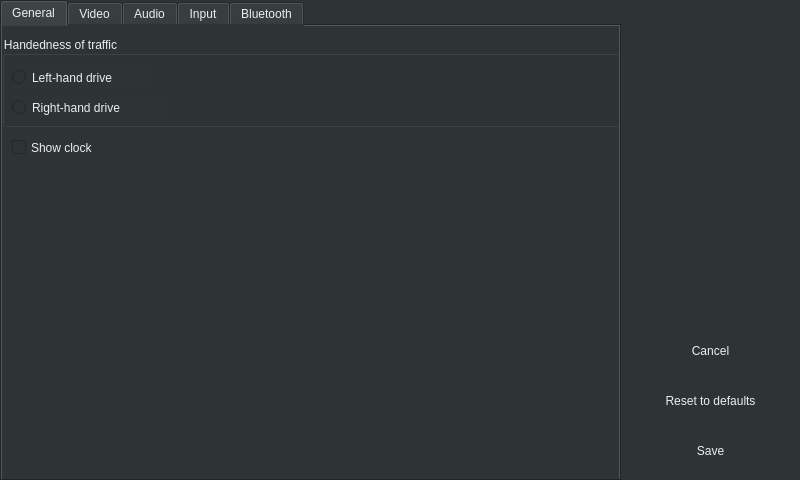
<?xml version="1.0" encoding="UTF-8"?>
<ui version="4.0">
 <class>SettingsWindow</class>
 <widget class="QWidget" name="SettingsWindow">
  <property name="geometry">
   <rect>
    <x>0</x>
    <y>0</y>
    <width>800</width>
    <height>480</height>
   </rect>
  </property>
  <property name="minimumSize">
   <size>
    <width>800</width>
    <height>480</height>
   </size>
  </property>
  <property name="maximumSize">
   <size>
    <width>1920</width>
    <height>1080</height>
   </size>
  </property>
  <property name="windowTitle">
   <string>Settings</string>
  </property>
  <property name="styleSheet">
   <string notr="true">background-color: rgb(46, 52, 54);
color: rgb(238, 238, 236);</string>
  </property>
  <widget class="QPushButton" name="pushButtonSave">
   <property name="geometry">
    <rect>
     <x>630</x>
     <y>430</y>
     <width>161</width>
     <height>41</height>
    </rect>
   </property>
   <property name="text">
    <string>Save</string>
   </property>
   <property name="autoDefault">
    <bool>false</bool>
   </property>
   <property name="flat">
    <bool>true</bool>
   </property>
  </widget>
  <widget class="QPushButton" name="pushButtonCancel">
   <property name="geometry">
    <rect>
     <x>630</x>
     <y>330</y>
     <width>161</width>
     <height>41</height>
    </rect>
   </property>
   <property name="text">
    <string>Cancel</string>
   </property>
   <property name="autoDefault">
    <bool>false</bool>
   </property>
   <property name="default">
    <bool>false</bool>
   </property>
   <property name="flat">
    <bool>true</bool>
   </property>
  </widget>
  <widget class="QTabWidget" name="tabWidget">
   <property name="geometry">
    <rect>
     <x>0</x>
     <y>0</y>
     <width>621</width>
     <height>481</height>
    </rect>
   </property>
   <property name="currentIndex">
    <number>0</number>
   </property>
   <widget class="QWidget" name="tabGeneral">
    <attribute name="title">
     <string>General</string>
    </attribute>
    <widget class="QGroupBox" name="groupBoxHandenessOfTraffic">
     <property name="geometry">
      <rect>
       <x>0</x>
       <y>10</y>
       <width>621</width>
       <height>91</height>
      </rect>
     </property>
     <property name="title">
      <string>Handedness of traffic</string>
     </property>
     <widget class="QRadioButton" name="radioButtonLeftHandDrive">
      <property name="geometry">
       <rect>
        <x>10</x>
        <y>30</y>
        <width>141</width>
        <height>23</height>
       </rect>
      </property>
      <property name="text">
       <string>Left-hand drive</string>
      </property>
     </widget>
     <widget class="QRadioButton" name="radioButtonRightHandDrive">
      <property name="geometry">
       <rect>
        <x>10</x>
        <y>60</y>
        <width>151</width>
        <height>23</height>
       </rect>
      </property>
      <property name="text">
       <string>Right-hand drive</string>
      </property>
     </widget>
    </widget>
    <widget class="QCheckBox" name="checkBoxShowClock">
     <property name="geometry">
      <rect>
       <x>10</x>
       <y>110</y>
       <width>111</width>
       <height>23</height>
      </rect>
     </property>
     <property name="text">
      <string>Show clock</string>
     </property>
    </widget>
   </widget>
   <widget class="QWidget" name="tabVideo">
    <attribute name="title">
     <string>Video</string>
    </attribute>
    <widget class="QGroupBox" name="groupBoxResolution">
     <property name="geometry">
      <rect>
       <x>0</x>
       <y>80</y>
       <width>621</width>
       <height>141</height>
      </rect>
     </property>
     <property name="title">
      <string>Resolution</string>
     </property>
     <widget class="QRadioButton" name="radioButton480p">
      <property name="geometry">
       <rect>
        <x>10</x>
        <y>30</y>
        <width>71</width>
        <height>23</height>
       </rect>
      </property>
      <property name="text">
       <string>480p</string>
      </property>
     </widget>
     <widget class="QRadioButton" name="radioButton720p">
      <property name="geometry">
       <rect>
        <x>120</x>
        <y>30</y>
        <width>71</width>
        <height>23</height>
       </rect>
      </property>
      <property name="text">
       <string>720p</string>
      </property>
     </widget>
     <widget class="QRadioButton" name="radioButton1080p">
      <property name="geometry">
       <rect>
        <x>230</x>
        <y>30</y>
        <width>81</width>
        <height>23</height>
       </rect>
      </property>
      <property name="text">
       <string>1080p</string>
      </property>
     </widget>
     <widget class="QLabel" name="labelResolutionWarning">
      <property name="geometry">
       <rect>
        <x>50</x>
        <y>60</y>
        <width>561</width>
        <height>71</height>
       </rect>
      </property>
      <property name="text">
       <string>&lt;html&gt;&lt;head/&gt;&lt;body&gt;&lt;p align=&quot;justify&quot;&gt;&lt;span style=&quot; font-style:italic;&quot;&gt;720p and 1080p must be activated in hidden Developer settings of Android Auto application.&lt;/span&gt;&lt;/p&gt;&lt;/body&gt;&lt;/html&gt;</string>
      </property>
      <property name="wordWrap">
       <bool>true</bool>
      </property>
      <property name="margin">
       <number>10</number>
      </property>
     </widget>
     <widget class="QLabel" name="labelResolutionWarningIcon">
      <property name="geometry">
       <rect>
        <x>20</x>
        <y>60</y>
        <width>31</width>
        <height>71</height>
       </rect>
      </property>
      <property name="text">
       <string>&lt;html&gt;&lt;head/&gt;&lt;body&gt;&lt;p align=&quot;justify&quot;&gt;&lt;img src=&quot;:/ico_warning.png&quot;/&gt;&lt;/p&gt;&lt;/body&gt;&lt;/html&gt;</string>
      </property>
     </widget>
    </widget>
    <widget class="QGroupBox" name="groupBoxFrameRate">
     <property name="geometry">
      <rect>
       <x>0</x>
       <y>10</y>
       <width>621</width>
       <height>61</height>
      </rect>
     </property>
     <property name="title">
      <string>Frame rate</string>
     </property>
     <widget class="QRadioButton" name="radioButton60FPS">
      <property name="geometry">
       <rect>
        <x>120</x>
        <y>30</y>
        <width>81</width>
        <height>23</height>
       </rect>
      </property>
      <property name="text">
       <string>60 FPS</string>
      </property>
     </widget>
     <widget class="QRadioButton" name="radioButton30FPS">
      <property name="geometry">
       <rect>
        <x>10</x>
        <y>30</y>
        <width>81</width>
        <height>23</height>
       </rect>
      </property>
      <property name="text">
       <string>30 FPS</string>
      </property>
     </widget>
    </widget>
    <widget class="QGroupBox" name="groupBoxOmxLayerIndex">
     <property name="geometry">
      <rect>
       <x>0</x>
       <y>230</y>
       <width>621</width>
       <height>121</height>
      </rect>
     </property>
     <property name="title">
      <string>Display</string>
     </property>
     <widget class="QLabel" name="labelOmxLayerIndex">
      <property name="geometry">
       <rect>
        <x>10</x>
        <y>40</y>
        <width>91</width>
        <height>21</height>
       </rect>
      </property>
      <property name="text">
       <string>Layer index:</string>
      </property>
     </widget>
     <widget class="QLabel" name="labelBluetoothAddressFormatInfo_2">
      <property name="geometry">
       <rect>
        <x>60</x>
        <y>80</y>
        <width>311</width>
        <height>31</height>
       </rect>
      </property>
      <property name="text">
       <string>&lt;html&gt;&lt;head/&gt;&lt;body&gt;&lt;p&gt;&lt;span style=&quot; font-size:10pt; font-style:italic;&quot;&gt;OMX Layer is used only in case of OMX video output.&lt;/span&gt;&lt;/p&gt;&lt;/body&gt;&lt;/html&gt;</string>
      </property>
     </widget>
     <widget class="QLabel" name="labelBluetoothAddressFormatInfoIcon_2">
      <property name="geometry">
       <rect>
        <x>30</x>
        <y>80</y>
        <width>21</width>
        <height>31</height>
       </rect>
      </property>
      <property name="text">
       <string>&lt;html&gt;&lt;head/&gt;&lt;body&gt;&lt;p&gt;&lt;img src=&quot;:/ico_info.png&quot;/&gt;&lt;/p&gt;&lt;/body&gt;&lt;/html&gt;</string>
      </property>
     </widget>
     <widget class="QSpinBox" name="spinBoxOmxLayerIndex">
      <property name="geometry">
       <rect>
        <x>100</x>
        <y>30</y>
        <width>71</width>
        <height>41</height>
       </rect>
      </property>
     </widget>
     <widget class="QLabel" name="labelVideoMarginWidth">
      <property name="geometry">
       <rect>
        <x>200</x>
        <y>40</y>
        <width>101</width>
        <height>21</height>
       </rect>
      </property>
      <property name="text">
       <string>Margin width:</string>
      </property>
     </widget>
     <widget class="QSpinBox" name="spinBoxVideoMarginWidth">
      <property name="geometry">
       <rect>
        <x>310</x>
        <y>30</y>
        <width>71</width>
        <height>41</height>
       </rect>
      </property>
      <property name="maximum">
       <number>99999</number>
      </property>
     </widget>
     <widget class="QLabel" name="labelVideoMarginHeight">
      <property name="geometry">
       <rect>
        <x>410</x>
        <y>40</y>
        <width>111</width>
        <height>21</height>
       </rect>
      </property>
      <property name="text">
       <string>Margin height:</string>
      </property>
     </widget>
     <widget class="QSpinBox" name="spinBoxVideoMarginHeight">
      <property name="geometry">
       <rect>
        <x>520</x>
        <y>30</y>
        <width>71</width>
        <height>41</height>
       </rect>
      </property>
      <property name="maximum">
       <number>99999</number>
      </property>
     </widget>
    </widget>
    <widget class="QGroupBox" name="groupBoxScreenDPI">
     <property name="geometry">
      <rect>
       <x>0</x>
       <y>360</y>
       <width>621</width>
       <height>81</height>
      </rect>
     </property>
     <property name="title">
      <string>Screen DPI</string>
     </property>
     <widget class="QLabel" name="labelScreenDPIValue">
      <property name="geometry">
       <rect>
        <x>570</x>
        <y>40</y>
        <width>41</width>
        <height>31</height>
       </rect>
      </property>
      <property name="text">
       <string>400</string>
      </property>
     </widget>
     <widget class="QSlider" name="horizontalSliderScreenDPI">
      <property name="geometry">
       <rect>
        <x>20</x>
        <y>40</y>
        <width>531</width>
        <height>31</height>
       </rect>
      </property>
      <property name="maximum">
       <number>400</number>
      </property>
      <property name="orientation">
       <enum>Qt::Horizontal</enum>
      </property>
     </widget>
    </widget>
   </widget>
   <widget class="QWidget" name="tabAudio">
    <attribute name="title">
     <string>Audio</string>
    </attribute>
    <widget class="QGroupBox" name="groupBoxAudioChannels">
     <property name="geometry">
      <rect>
       <x>-1</x>
       <y>10</y>
       <width>621</width>
       <height>111</height>
      </rect>
     </property>
     <property name="title">
      <string>Audio channels</string>
     </property>
     <widget class="QCheckBox" name="checkBoxMusicAudioChannel">
      <property name="geometry">
       <rect>
        <x>10</x>
        <y>30</y>
        <width>131</width>
        <height>23</height>
       </rect>
      </property>
      <property name="text">
       <string>Music channel</string>
      </property>
     </widget>
     <widget class="QCheckBox" name="checkBoxSpeechAudioChannel">
      <property name="geometry">
       <rect>
        <x>160</x>
        <y>30</y>
        <width>131</width>
        <height>23</height>
       </rect>
      </property>
      <property name="text">
       <string>Speech channel</string>
      </property>
     </widget>
     <widget class="QLabel" name="labelAudioChannelDescription">
      <property name="geometry">
       <rect>
        <x>60</x>
        <y>70</y>
        <width>511</width>
        <height>31</height>
       </rect>
      </property>
      <property name="text">
       <string>&lt;html&gt;&lt;head/&gt;&lt;body&gt;&lt;p&gt;&lt;span style=&quot; font-size:10pt; font-style:italic;&quot;&gt;Disable audio channel if you need custom audio routing e.g. via A2DP or AUX.&lt;/span&gt;&lt;/p&gt;&lt;/body&gt;&lt;/html&gt;</string>
      </property>
     </widget>
     <widget class="QLabel" name="labelAudioChannelDescriptionIcon">
      <property name="geometry">
       <rect>
        <x>30</x>
        <y>70</y>
        <width>21</width>
        <height>31</height>
       </rect>
      </property>
      <property name="text">
       <string>&lt;html&gt;&lt;head/&gt;&lt;body&gt;&lt;p&gt;&lt;img src=&quot;:/ico_info.png&quot;/&gt;&lt;/p&gt;&lt;/body&gt;&lt;/html&gt;</string>
      </property>
     </widget>
    </widget>
    <widget class="QGroupBox" name="groupBoxAudioOutputBackend">
     <property name="geometry">
      <rect>
       <x>0</x>
       <y>130</y>
       <width>621</width>
       <height>61</height>
      </rect>
     </property>
     <property name="title">
      <string>Output backend</string>
     </property>
     <widget class="QRadioButton" name="radioButtonRtAudio">
      <property name="geometry">
       <rect>
        <x>10</x>
        <y>30</y>
        <width>112</width>
        <height>23</height>
       </rect>
      </property>
      <property name="text">
       <string>RT audio</string>
      </property>
     </widget>
     <widget class="QRadioButton" name="radioButtonQtAudio">
      <property name="geometry">
       <rect>
        <x>140</x>
        <y>30</y>
        <width>112</width>
        <height>23</height>
       </rect>
      </property>
      <property name="text">
       <string>Qt</string>
      </property>
     </widget>
    </widget>
   </widget>
   <widget class="QWidget" name="tabInput">
    <attribute name="title">
     <string>Input</string>
    </attribute>
    <widget class="QCheckBox" name="checkBoxEnableTouchscreen">
     <property name="geometry">
      <rect>
       <x>0</x>
       <y>10</y>
       <width>161</width>
       <height>23</height>
      </rect>
     </property>
     <property name="text">
      <string>Enable touchscreen</string>
     </property>
    </widget>
    <widget class="QListWidget" name="listWidgetButtons">
     <property name="geometry">
      <rect>
       <x>0</x>
       <y>70</y>
       <width>621</width>
       <height>381</height>
      </rect>
     </property>
     <property name="selectionMode">
      <enum>QAbstractItemView::MultiSelection</enum>
     </property>
    </widget>
    <widget class="QLabel" name="labelButtons">
     <property name="geometry">
      <rect>
       <x>10</x>
       <y>50</y>
       <width>67</width>
       <height>17</height>
      </rect>
     </property>
     <property name="text">
      <string>Buttons</string>
     </property>
    </widget>
    <widget class="QCheckBox" name="checkBoxPlayButton">
     <property name="geometry">
      <rect>
       <x>20</x>
       <y>80</y>
       <width>92</width>
       <height>23</height>
      </rect>
     </property>
     <property name="text">
      <string>Play</string>
     </property>
    </widget>
    <widget class="QCheckBox" name="checkBoxPauseButton">
     <property name="geometry">
      <rect>
       <x>20</x>
       <y>120</y>
       <width>92</width>
       <height>23</height>
      </rect>
     </property>
     <property name="text">
      <string>Pause</string>
     </property>
    </widget>
    <widget class="QCheckBox" name="checkBoxTogglePlayButton">
     <property name="geometry">
      <rect>
       <x>20</x>
       <y>160</y>
       <width>111</width>
       <height>23</height>
      </rect>
     </property>
     <property name="text">
      <string>Toggle play</string>
     </property>
    </widget>
    <widget class="QCheckBox" name="checkBoxNextTrackButton">
     <property name="geometry">
      <rect>
       <x>20</x>
       <y>200</y>
       <width>92</width>
       <height>23</height>
      </rect>
     </property>
     <property name="text">
      <string>Next track</string>
     </property>
    </widget>
    <widget class="QCheckBox" name="checkBoxPreviousTrackButton">
     <property name="geometry">
      <rect>
       <x>20</x>
       <y>240</y>
       <width>121</width>
       <height>23</height>
      </rect>
     </property>
     <property name="text">
      <string>Previous track</string>
     </property>
    </widget>
    <widget class="QCheckBox" name="checkBoxHomeButton">
     <property name="geometry">
      <rect>
       <x>20</x>
       <y>280</y>
       <width>92</width>
       <height>23</height>
      </rect>
     </property>
     <property name="text">
      <string>Home</string>
     </property>
    </widget>
    <widget class="QCheckBox" name="checkBoxBackButton">
     <property name="geometry">
      <rect>
       <x>200</x>
       <y>320</y>
       <width>92</width>
       <height>23</height>
      </rect>
     </property>
     <property name="text">
      <string>Back</string>
     </property>
    </widget>
    <widget class="QCheckBox" name="checkBoxEnterButton">
     <property name="geometry">
      <rect>
       <x>200</x>
       <y>360</y>
       <width>92</width>
       <height>23</height>
      </rect>
     </property>
     <property name="text">
      <string>Enter</string>
     </property>
    </widget>
    <widget class="QCheckBox" name="checkBoxPhoneButton">
     <property name="geometry">
      <rect>
       <x>20</x>
       <y>320</y>
       <width>92</width>
       <height>23</height>
      </rect>
     </property>
     <property name="text">
      <string>Phone</string>
     </property>
    </widget>
    <widget class="QCheckBox" name="checkBoxCallEndButton">
     <property name="geometry">
      <rect>
       <x>20</x>
       <y>360</y>
       <width>92</width>
       <height>23</height>
      </rect>
     </property>
     <property name="text">
      <string>Call end</string>
     </property>
    </widget>
    <widget class="QCheckBox" name="checkBoxVoiceCommandButton">
     <property name="geometry">
      <rect>
       <x>200</x>
       <y>80</y>
       <width>141</width>
       <height>23</height>
      </rect>
     </property>
     <property name="text">
      <string>Voice command</string>
     </property>
    </widget>
    <widget class="QCheckBox" name="checkBoxLeftButton">
     <property name="geometry">
      <rect>
       <x>200</x>
       <y>120</y>
       <width>92</width>
       <height>23</height>
      </rect>
     </property>
     <property name="text">
      <string>Left</string>
     </property>
    </widget>
    <widget class="QCheckBox" name="checkBoxRightButton">
     <property name="geometry">
      <rect>
       <x>200</x>
       <y>160</y>
       <width>92</width>
       <height>23</height>
      </rect>
     </property>
     <property name="text">
      <string>Right</string>
     </property>
    </widget>
    <widget class="QCheckBox" name="checkBoxUpButton">
     <property name="geometry">
      <rect>
       <x>200</x>
       <y>200</y>
       <width>92</width>
       <height>23</height>
      </rect>
     </property>
     <property name="text">
      <string>Up</string>
     </property>
    </widget>
    <widget class="QCheckBox" name="checkBoxDownButton">
     <property name="geometry">
      <rect>
       <x>200</x>
       <y>240</y>
       <width>92</width>
       <height>23</height>
      </rect>
     </property>
     <property name="text">
      <string>Down</string>
     </property>
    </widget>
    <widget class="QCheckBox" name="checkBoxScrollWheelButton">
     <property name="geometry">
      <rect>
       <x>200</x>
       <y>280</y>
       <width>111</width>
       <height>23</height>
      </rect>
     </property>
     <property name="text">
      <string>Scroll wheel</string>
     </property>
    </widget>
    <widget class="QPushButton" name="pushButtonSelectAll">
     <property name="geometry">
      <rect>
       <x>490</x>
       <y>80</y>
       <width>121</width>
       <height>41</height>
      </rect>
     </property>
     <property name="text">
      <string>Select all</string>
     </property>
     <property name="autoDefault">
      <bool>false</bool>
     </property>
    </widget>
    <widget class="QPushButton" name="pushButtonClearSelection">
     <property name="geometry">
      <rect>
       <x>490</x>
       <y>140</y>
       <width>121</width>
       <height>41</height>
      </rect>
     </property>
     <property name="text">
      <string>Clear selection</string>
     </property>
     <property name="autoDefault">
      <bool>false</bool>
     </property>
    </widget>
    <widget class="QPushButton" name="pushButtonShowBindings">
     <property name="geometry">
      <rect>
       <x>490</x>
       <y>200</y>
       <width>121</width>
       <height>41</height>
      </rect>
     </property>
     <property name="text">
      <string>Show bindings</string>
     </property>
     <property name="autoDefault">
      <bool>false</bool>
     </property>
    </widget>
   </widget>
   <widget class="QWidget" name="tabBluetooth">
    <attribute name="title">
     <string>Bluetooth</string>
    </attribute>
    <widget class="QGroupBox" name="groupBoxBluetoothAdapter">
     <property name="geometry">
      <rect>
       <x>0</x>
       <y>10</y>
       <width>621</width>
       <height>441</height>
      </rect>
     </property>
     <property name="title">
      <string>Bluetooth adapter</string>
     </property>
     <widget class="QRadioButton" name="radioButtonDisableBluetooth">
      <property name="geometry">
       <rect>
        <x>20</x>
        <y>30</y>
        <width>171</width>
        <height>23</height>
       </rect>
      </property>
      <property name="text">
       <string>Disable bluetooth</string>
      </property>
     </widget>
     <widget class="QRadioButton" name="radioButtonUseExternalBluetoothAdapter">
      <property name="geometry">
       <rect>
        <x>20</x>
        <y>90</y>
        <width>171</width>
        <height>23</height>
       </rect>
      </property>
      <property name="text">
       <string>Use external adapter</string>
      </property>
     </widget>
     <widget class="QLineEdit" name="lineEditExternalBluetoothAdapterAddress">
      <property name="geometry">
       <rect>
        <x>130</x>
        <y>120</y>
        <width>231</width>
        <height>31</height>
       </rect>
      </property>
     </widget>
     <widget class="QLabel" name="labelBluetoothAdapterAddress">
      <property name="geometry">
       <rect>
        <x>60</x>
        <y>120</y>
        <width>67</width>
        <height>31</height>
       </rect>
      </property>
      <property name="text">
       <string>Address:</string>
      </property>
     </widget>
     <widget class="QLabel" name="labelBluetoothAddressFormatInfo">
      <property name="geometry">
       <rect>
        <x>180</x>
        <y>160</y>
        <width>271</width>
        <height>31</height>
       </rect>
      </property>
      <property name="text">
       <string>&lt;html&gt;&lt;head/&gt;&lt;body&gt;&lt;p&gt;&lt;span style=&quot; font-size:10pt; font-style:italic; color:#babdb6;&quot;&gt;Provide address in format AA:BB:CC:DD:EE:FF.&lt;/span&gt;&lt;/p&gt;&lt;/body&gt;&lt;/html&gt;</string>
      </property>
     </widget>
     <widget class="QLabel" name="labelBluetoothAddressFormatInfoIcon">
      <property name="geometry">
       <rect>
        <x>150</x>
        <y>160</y>
        <width>21</width>
        <height>31</height>
       </rect>
      </property>
      <property name="text">
       <string>&lt;html&gt;&lt;head/&gt;&lt;body&gt;&lt;p&gt;&lt;img src=&quot;:/ico_info.png&quot;/&gt;&lt;/p&gt;&lt;/body&gt;&lt;/html&gt;</string>
      </property>
     </widget>
     <widget class="QRadioButton" name="radioButtonUseLocalBluetoothAdapter">
      <property name="geometry">
       <rect>
        <x>20</x>
        <y>60</y>
        <width>151</width>
        <height>23</height>
       </rect>
      </property>
      <property name="text">
       <string>Use local adapter</string>
      </property>
     </widget>
     <widget class="QLabel" name="labelPairWarningIcon">
      <property name="geometry">
       <rect>
        <x>10</x>
        <y>206</y>
        <width>31</width>
        <height>41</height>
       </rect>
      </property>
      <property name="text">
       <string>&lt;html&gt;&lt;head/&gt;&lt;body&gt;&lt;p&gt;&lt;img src=&quot;:/ico_warning.png&quot;/&gt;&lt;/p&gt;&lt;/body&gt;&lt;/html&gt;</string>
      </property>
     </widget>
     <widget class="QLabel" name="labelPairWarning">
      <property name="geometry">
       <rect>
        <x>50</x>
        <y>210</y>
        <width>501</width>
        <height>31</height>
       </rect>
      </property>
      <property name="text">
       <string>In order to use bluetooth features please remember to pair your device.</string>
      </property>
     </widget>
    </widget>
   </widget>
  </widget>
  <widget class="QLabel" name="labelSettingsIcon">
   <property name="geometry">
    <rect>
     <x>650</x>
     <y>80</y>
     <width>131</width>
     <height>151</height>
    </rect>
   </property>
   <property name="text">
    <string>&lt;html&gt;&lt;head/&gt;&lt;body&gt;&lt;p&gt;&lt;img src=&quot;:/ico_setting.png&quot;/&gt;&lt;/p&gt;&lt;/body&gt;&lt;/html&gt;</string>
   </property>
  </widget>
  <widget class="QPushButton" name="pushButtonResetToDefaults">
   <property name="geometry">
    <rect>
     <x>630</x>
     <y>380</y>
     <width>161</width>
     <height>41</height>
    </rect>
   </property>
   <property name="text">
    <string>Reset to defaults</string>
   </property>
   <property name="autoDefault">
    <bool>false</bool>
   </property>
   <property name="flat">
    <bool>true</bool>
   </property>
  </widget>
 </widget>
 <tabstops>
  <tabstop>pushButtonCancel</tabstop>
  <tabstop>pushButtonResetToDefaults</tabstop>
  <tabstop>pushButtonSave</tabstop>
  <tabstop>tabWidget</tabstop>
  <tabstop>radioButtonLeftHandDrive</tabstop>
  <tabstop>radioButtonRightHandDrive</tabstop>
  <tabstop>checkBoxShowClock</tabstop>
  <tabstop>radioButton30FPS</tabstop>
  <tabstop>radioButton60FPS</tabstop>
  <tabstop>radioButton480p</tabstop>
  <tabstop>radioButton720p</tabstop>
  <tabstop>radioButton1080p</tabstop>
  <tabstop>spinBoxOmxLayerIndex</tabstop>
  <tabstop>spinBoxVideoMarginWidth</tabstop>
  <tabstop>spinBoxVideoMarginHeight</tabstop>
  <tabstop>horizontalSliderScreenDPI</tabstop>
  <tabstop>checkBoxMusicAudioChannel</tabstop>
  <tabstop>checkBoxSpeechAudioChannel</tabstop>
  <tabstop>radioButtonRtAudio</tabstop>
  <tabstop>radioButtonQtAudio</tabstop>
  <tabstop>checkBoxEnableTouchscreen</tabstop>
  <tabstop>listWidgetButtons</tabstop>
  <tabstop>checkBoxPlayButton</tabstop>
  <tabstop>checkBoxPauseButton</tabstop>
  <tabstop>checkBoxTogglePlayButton</tabstop>
  <tabstop>checkBoxNextTrackButton</tabstop>
  <tabstop>checkBoxPreviousTrackButton</tabstop>
  <tabstop>checkBoxHomeButton</tabstop>
  <tabstop>checkBoxPhoneButton</tabstop>
  <tabstop>checkBoxCallEndButton</tabstop>
  <tabstop>checkBoxVoiceCommandButton</tabstop>
  <tabstop>checkBoxLeftButton</tabstop>
  <tabstop>checkBoxRightButton</tabstop>
  <tabstop>checkBoxUpButton</tabstop>
  <tabstop>checkBoxDownButton</tabstop>
  <tabstop>checkBoxScrollWheelButton</tabstop>
  <tabstop>checkBoxBackButton</tabstop>
  <tabstop>checkBoxEnterButton</tabstop>
  <tabstop>pushButtonSelectAll</tabstop>
  <tabstop>pushButtonClearSelection</tabstop>
  <tabstop>pushButtonShowBindings</tabstop>
  <tabstop>radioButtonDisableBluetooth</tabstop>
  <tabstop>radioButtonUseLocalBluetoothAdapter</tabstop>
  <tabstop>radioButtonUseExternalBluetoothAdapter</tabstop>
  <tabstop>lineEditExternalBluetoothAdapterAddress</tabstop>
 </tabstops>
 <resources/>
 <connections/>
</ui>
